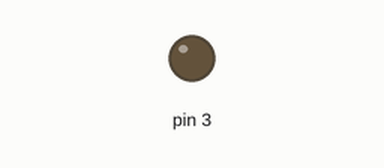
Recording of a sketch running on a simulated Arduino Uno, built with avr-gcc and run on an emulated ATmega328P. Shown: output pins drawn as LEDs (lit = HIGH).

Above: at 0.05 s.
At 2.0 s:
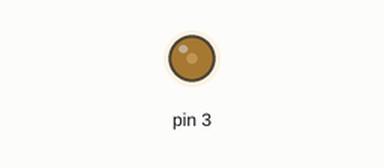
At 3.0 s:
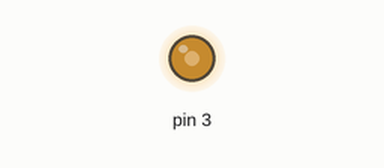
At 4.0 s:
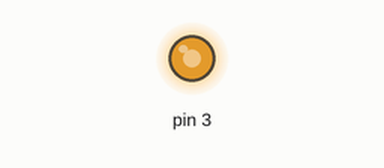
Timing chart, 0 to 5.2 s (numbered marks = the images above):
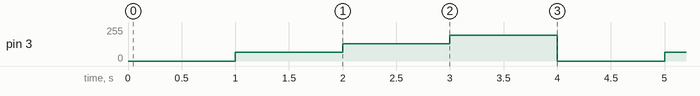

Measured:
- by itself, pin 3: repeats every 4.0 s: 128/255 1.0 s, 192/255 1.0 s, 0/255 1.0 s, 64/255 1.0 s

The sketch:

02_PWM_01.ino
```cpp
void setup() {
  pinMode(3, OUTPUT);
}

void loop() {
  for(int brightness = 0; brightness <= 255; brightness += 64) {
    analogWrite(3, brightness);
    delay(1000);
  }
}
```
